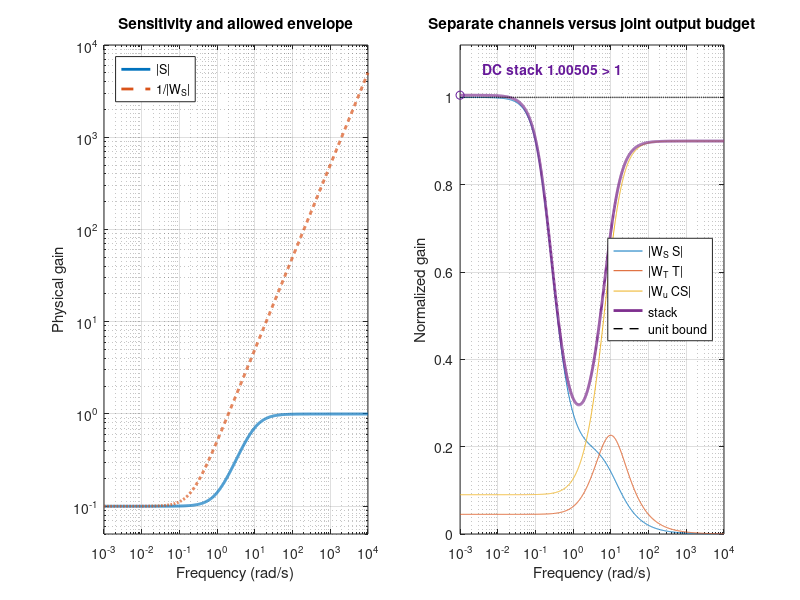

This figure's MATLAB source:
% Reproduce the note's visual and numerical checks; no synthesis or installation.
pkg load control;
here = fileparts(mfilename('fullpath'));
if isempty(here), here = pwd; endif
out = fullfile(here, 'assets');
if ~exist(out, 'dir'), mkdir(out); endif
s = tf('s');
S = (s+1)/(s+10); T = 9/(s+10); CS = 9*S;
WS = 2/(s+0.2); WT = (s+1)/(2*(s+10)); WU = 0.1;
w = logspace(-3, 4, 2000);
mag = @(H) reshape(abs(freqresp(H,w)),1,[]);
a = mag(WS*S); b = mag(WT*T); c = mag(WU*CS);
joint = sqrt(a.^2+b.^2+c.^2);
% Exact rational squared norm in x=omega^2:
% 4(x+1)/((x+.04)(x+100)) + 20.25(x+1)/(x+100)^2
% + .81(x+1)/(x+100).
% Combine over D=(x+.04)(x+100)^2, all descending coefficients.
D = conv([1,.04],conv([1,100],[1,100]));
N = 4*conv([1,1],[1,100]) + 20.25*conv([1,1],[1,.04]);
N = [0,N] + .81*conv(conv([1,1],[1,.04]),[1,100]);
% Prove H(x)<=H(0) on x>=0 by nonnegative coefficients of H(0)D-N.
gap = 1.010125*D-N;
assert(all(gap(1:3)>0) && abs(gap(4))<1e-10);
exact = sqrt(1+.045^2+.09^2);
assert(max(joint)<exact && exact>1);
assert(max(a)<=1 && max(b)<1 && max(c)<.9);
F = [0,1;1,0]; Wz = diag([2,1]); Ww = diag([1,.5]);
assert(norm(Wz*F*Ww)==1 && norm(Wz*Ww*F)==2);
v = [1;1i]/sqrt(2);
assert(abs(norm([1,-1i]*v)-sqrt(2))<1e-12);
assert(abs(norm([.6,.6])-sqrt(.72))<1e-12);
assert(abs(norm([.8;.8])-sqrt(1.28))<1e-12);
mm = 1/(s+1)-2/(s+2);
assert(abs(abs(freqresp(mm,sqrt(2)))-1/3)<1e-12);
assert(abs(20*.2*.1-.4)<1e-12);
fprintf('Mixed stack exact norm %.9f; grid %.9f; effort limit .9\n',exact,max(joint));
fprintf('Squared-gain gap polynomial coefficients: '); disp(gap);
fprintf('Budget gains %.9f and %.9f; matching peak %.9f at sqrt(2)\n',sqrt(.72),sqrt(1.28),1/3);
fprintf('All algebraic checks passed.\n');
set(0,'defaultfigurevisible','off');
fig = figure('position',[100,100,1100,420]);
subplot(1,2,1);
loglog(w,mag(S),'linewidth',2,w,1./mag(WS),'--','linewidth',2);
grid on; xlabel('Frequency (rad/s)'); ylabel('Physical gain');
title('Sensitivity and allowed envelope');
legend('|S|','1/|W_S|','location','northwest'); ylim([.05,1e4]);
subplot(1,2,2);
semilogx(w,a,w,b,w,c,w,joint,'linewidth',2); hold on;
semilogx(w,ones(size(w)),'k--','linewidth',1);
grid on; xlabel('Frequency (rad/s)'); ylabel('Normalized gain');
title('Separate channels versus joint output budget');
legend('|W_S S|','|W_T T|','|W_u CS|','stack','unit bound','location','east');
ylim([0,1.12]);
% The violation is only 0.5%; label the analytically checked DC limit explicitly.
plot(w(1),joint(1),'o','color',[.4 .1 .6],'handlevisibility','off');
text(.004,1.065,sprintf('DC stack %.5f > 1',exact), ...
     'color',[.4 .1 .6],'fontsize',10,'fontweight','bold','handlevisibility','off');
print(fig,fullfile(out,'budgets.png'),'-dpng','-r160');
close(fig);
